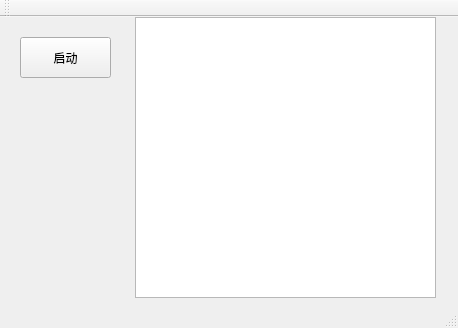
<?xml version="1.0" encoding="UTF-8"?>
<ui version="4.0">
 <class>TCPServer</class>
 <widget class="QMainWindow" name="TCPServer">
  <property name="geometry">
   <rect>
    <x>0</x>
    <y>0</y>
    <width>458</width>
    <height>328</height>
   </rect>
  </property>
  <property name="windowTitle">
   <string>TCPServer</string>
  </property>
  <widget class="QWidget" name="centralWidget">
   <widget class="QPushButton" name="StareBt">
    <property name="geometry">
     <rect>
      <x>20</x>
      <y>20</y>
      <width>91</width>
      <height>41</height>
     </rect>
    </property>
    <property name="text">
     <string>启动</string>
    </property>
   </widget>
   <widget class="QListWidget" name="listWidget">
    <property name="geometry">
     <rect>
      <x>135</x>
      <y>0</y>
      <width>301</width>
      <height>281</height>
     </rect>
    </property>
   </widget>
  </widget>
  <widget class="QMenuBar" name="menuBar">
   <property name="geometry">
    <rect>
     <x>0</x>
     <y>0</y>
     <width>458</width>
     <height>23</height>
    </rect>
   </property>
  </widget>
  <widget class="QToolBar" name="mainToolBar">
   <attribute name="toolBarArea">
    <enum>TopToolBarArea</enum>
   </attribute>
   <attribute name="toolBarBreak">
    <bool>false</bool>
   </attribute>
  </widget>
  <widget class="QStatusBar" name="statusBar"/>
 </widget>
 <layoutdefault spacing="6" margin="11"/>
 <resources/>
 <connections/>
</ui>
